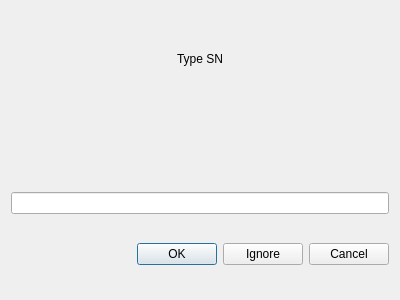
<?xml version="1.0" encoding="UTF-8"?>
<ui version="4.0">
 <class>serial_dialog</class>
 <widget class="QDialog" name="serial_dialog">
  <property name="geometry">
   <rect>
    <x>0</x>
    <y>0</y>
    <width>400</width>
    <height>300</height>
   </rect>
  </property>
  <property name="windowTitle">
   <string>Type Serial</string>
  </property>
  <layout class="QGridLayout" name="gridLayout">
   <item row="2" column="0">
    <widget class="QLineEdit" name="serial_lineEdit">
     <property name="sizePolicy">
      <sizepolicy hsizetype="Expanding" vsizetype="Maximum">
       <horstretch>0</horstretch>
       <verstretch>0</verstretch>
      </sizepolicy>
     </property>
    </widget>
   </item>
   <item row="3" column="0">
    <widget class="QDialogButtonBox" name="buttonBox">
     <property name="orientation">
      <enum>Qt::Horizontal</enum>
     </property>
     <property name="standardButtons">
      <set>QDialogButtonBox::Cancel|QDialogButtonBox::Ignore|QDialogButtonBox::Ok</set>
     </property>
    </widget>
   </item>
   <item row="0" column="0">
    <widget class="QLabel" name="label">
     <property name="sizePolicy">
      <sizepolicy hsizetype="Preferred" vsizetype="Maximum">
       <horstretch>0</horstretch>
       <verstretch>0</verstretch>
      </sizepolicy>
     </property>
     <property name="minimumSize">
      <size>
       <width>0</width>
       <height>50</height>
      </size>
     </property>
     <property name="text">
      <string>Type SN</string>
     </property>
     <property name="alignment">
      <set>Qt::AlignCenter</set>
     </property>
    </widget>
   </item>
   <item row="1" column="0">
    <widget class="QLabel" name="error_label">
     <property name="sizePolicy">
      <sizepolicy hsizetype="Preferred" vsizetype="Maximum">
       <horstretch>0</horstretch>
       <verstretch>0</verstretch>
      </sizepolicy>
     </property>
     <property name="minimumSize">
      <size>
       <width>0</width>
       <height>50</height>
      </size>
     </property>
     <property name="styleSheet">
      <string notr="true">QLabel { color : red; }</string>
     </property>
     <property name="text">
      <string/>
     </property>
     <property name="alignment">
      <set>Qt::AlignCenter</set>
     </property>
    </widget>
   </item>
  </layout>
 </widget>
 <resources/>
 <connections>
  <connection>
   <sender>buttonBox</sender>
   <signal>accepted()</signal>
   <receiver>serial_dialog</receiver>
   <slot>accept()</slot>
   <hints>
    <hint type="sourcelabel">
     <x>248</x>
     <y>254</y>
    </hint>
    <hint type="destinationlabel">
     <x>157</x>
     <y>274</y>
    </hint>
   </hints>
  </connection>
  <connection>
   <sender>buttonBox</sender>
   <signal>rejected()</signal>
   <receiver>serial_dialog</receiver>
   <slot>reject()</slot>
   <hints>
    <hint type="sourcelabel">
     <x>316</x>
     <y>260</y>
    </hint>
    <hint type="destinationlabel">
     <x>286</x>
     <y>274</y>
    </hint>
   </hints>
  </connection>
 </connections>
</ui>
